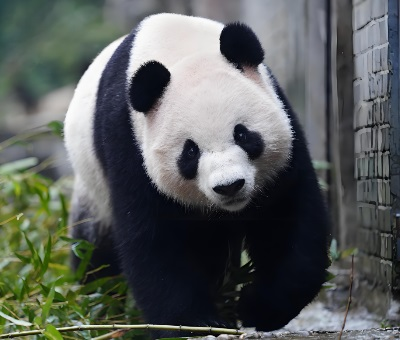
#> input picture 计算机程序设计实践/4/panda.jpg, 400 x 340 px
$ python 8-7.py
#> lines starting #> are read from the running program, lines starting #| are printed output that depends on the picture
#!/usr/bin/env python3
# -*- coding: utf-8 -*-

import numpy as np
import matplotlib.pyplot as plt

plt.rcParams["font.sans-serif"] = ["SimHei"]
plt.rcParams["axes.unicode_minus"] = False
plt.rcParams["font.size"] = 10

img = plt.imread("panda.jpg").copy()
#> img is the input picture: shape (340, 400, 3); mean R, G, B 90.1, 94.6, 92.1
plt.imshow(img)
plt.show()
img[:, :, 1:3] = 0  # 把表示绿色和蓝色的像素值设置为0
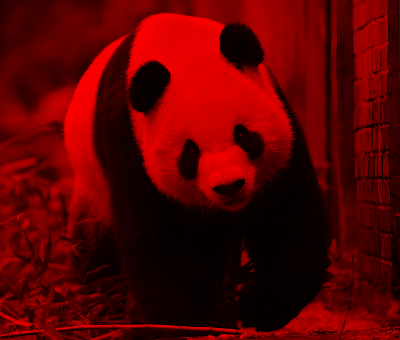
#> img: shape (340, 400, 3); mean R, G, B 90.1, 0, 0
plt.imshow(img)
plt.imsave("panda_no_green_blue.jpg", img)
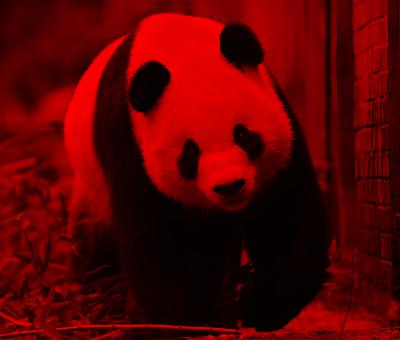
#> saved as panda_no_green_blue.jpg: shape (340, 400, 3); mean R, G, B 89.7, 1.1, 1.4
plt.show()
